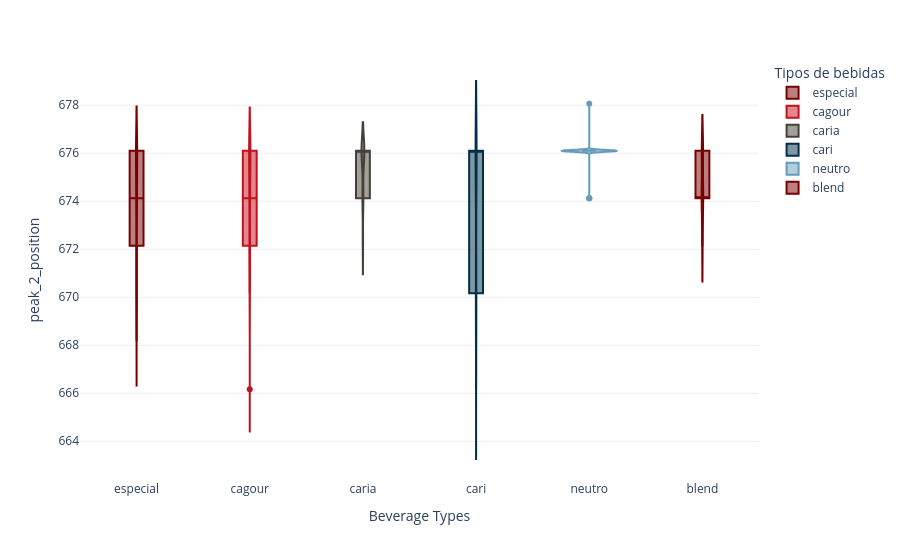

Notebook source saved alongside this figure:
### Code cell
fig = groupby_violin('peak_2_position',
                     peaks)
fig.show()

### Figure 1 — Plotly figure (JSON) as saved in the notebook; plotly's stock layout.template omitted (floating-point values rounded to 4 significant figures)
{"data": [{"alignmentgroup": "True", "box": {"visible": true}, "hovertemplate": "Tipos de bebidas=%{x}<br>peak_2_position=%{y}<extra></extra>", "legendgroup": "especial", "marker": {"color": "#780000"}, "name": "especial", "offsetgroup": "especial", "orientation": "v", "scalegroup": "True", "showlegend": true, "type": "violin", "x": ["especial", "especial", "especial", "especial", "especial", "especial", "especial", "especial", "especial", "especial", "especial", "especial", "especial", "especial", "especial", "especial", "especial", "especial", "especial", "especial", "especial", "especial", "especial", "especial", "especial", "especial", "especial", "especial", "especial", "especial", "especial", "especial", "especial", "especial", "especial", "especial", "especial", "especial", "especial", "especial", "especial", "especial", "especial", "especial", "especial", "especial", "especial", "especial", "especial", "especial", "especial", "especial", "especial", "especial", "especial", "especial", "especial", "especial", "especial", "especial", "especial", "especial", "especial", "especial", "especial", "especial", "especial", "especial", "especial", "especial", "especial", "especial", "especial", "especial", "especial", "especial", "especial", "especial", "especial", "especial", "especial", "especial", "especial", "especial", "especial", "especial", "especial", "especial", "especial", "especial", "especial", "especial", "especial", "especial", "especial", "especial", "especial", "especial", "especial", "especial", "especial", "especial", "especial", "especial", "especial", "especial", "especial", "especial", "especial", "especial", "especial", "especial", "especial", "especial", "especial", "especial", "especial", "especial", "especial", "especial", "especial", "especial", "especial", "especial", "especial"], "x0": " ", "xaxis": "x", "y": [676.1, 670.2, 676.1, 674.1, 672.1, 674.1, 676.1, 672.1, 670.2, 670.2, 672.1, 674.1, 672.1, 672.1, 670.2, 670.2, 676.1, 674.1, 676.1, 670.2, 672.1, 676.1, 676.1, 676.1, 672.1, 670.2, 668.2, 674.1, 674.1, 674.1, 676.1, 676.1, 670.2, 676.1, 672.1, 672.1, 670.2, 672.1, 674.1, 672.1, 670.2, 676.1, 676.1, 676.1, 674.1, 676.1, 674.1, 676.1, 674.1, 674.1, 674.1, 674.1, 676.1, 670.2, 674.1, 676.1, 676.1, 670.2, 672.1, 672.1, 674.1, 670.2, 674.1, 672.1, 674.1, 672.1, 668.2, 674.1, 670.2, 670.2, 676.1, 676.1, 674.1, 676.1, 670.2, 676.1, 674.1, 674.1, 676.1, 676.1, 674.1, 676.1, 674.1, 676.1, 676.1, 674.1, 674.1, 676.1, 674.1, 674.1, 676.1, 676.1, 676.1, 676.1, 676.1, 676.1, 676.1, 676.1, 676.1, 676.1, 674.1, 676.1, 676.1, 672.1, 676.1, 676.1, 676.1, 676.1, 674.1, 676.1, 676.1, 676.1, 676.1, 676.1, 676.1, 670.2, 672.1, 674.1, 676.1, 676.1, 672.1, 670.2, 670.2, 676.1, 674.1], "y0": " ", "yaxis": "y"}, {"alignmentgroup": "True", "box": {"visible": true}, "hovertemplate": "Tipos de bebidas=%{x}<br>peak_2_position=%{y}<extra></extra>", "legendgroup": "cagour", "marker": {"color": "#c1121f"}, "name": "cagour", "offsetgroup": "cagour", "orientation": "v", "scalegroup": "True", "showlegend": true, "type": "violin", "x": ["cagour", "cagour", "cagour", "cagour", "cagour", "cagour", "cagour", "cagour", "cagour", "cagour", "cagour", "cagour", "cagour", "cagour", "cagour", "cagour", "cagour", "cagour", "cagour", "cagour", "cagour", "cagour", "cagour", "cagour", "cagour", "cagour", "cagour", "cagour", "cagour", "cagour", "cagour", "cagour", "cagour", "cagour", "cagour", "cagour", "cagour", "cagour", "cagour", "cagour", "cagour", "cagour", "cagour", "cagour", "cagour", "cagour", "cagour", "cagour", "cagour", "cagour", "cagour", "cagour", "cagour", "cagour", "cagour", "cagour", "cagour", "cagour", "cagour", "cagour", "cagour", "cagour", "cagour", "cagour", "cagour", "cagour", "cagour", "cagour", "cagour", "cagour", "cagour", "cagour", "cagour", "cagour", "cagour", "cagour", "cagour", "cagour", "cagour", "cagour", "cagour", "cagour", "cagour", "cagour", "cagour", "cagour", "cagour", "cagour", "cagour", "cagour", "cagour", "cagour", "cagour", "cagour", "cagour", "cagour", "cagour", "cagour", "cagour", "cagour", "cagour", "cagour", "cagour", "cagour", "cagour"], "x0": " ", "xaxis": "x", "y": [676.1, 676.1, 676.1, 676.1, 676.1, 676.1, 676.1, 676.1, 676.1, 676.1, 676.1, 676.1, 676.1, 676.1, 676.1, 672.1, 676.1, 676.1, 674.1, 676.1, 676.1, 676.1, 672.1, 676.1, 674.1, 674.1, 674.1, 676.1, 676.1, 676.1, 674.1, 676.1, 676.1, 676.1, 674.1, 672.1, 674.1, 672.1, 676.1, 676.1, 674.1, 672.1, 672.1, 674.1, 674.1, 674.1, 672.1, 674.1, 676.1, 672.1, 674.1, 674.1, 676.1, 676.1, 676.1, 674.1, 676.1, 674.1, 674.1, 676.1, 674.1, 670.2, 674.1, 676.1, 676.1, 676.1, 674.1, 672.1, 676.1, 672.1, 676.1, 676.1, 676.1, 676.1, 672.1, 672.1, 670.2, 670.2, 670.2, 674.1, 676.1, 676.1, 672.1, 676.1, 676.1, 670.2, 666.2, 676.1, 674.1, 670.2, 674.1, 672.1, 672.1, 670.2, 670.2, 672.1, 670.2, 672.1, 670.2, 672.1, 674.1, 676.1, 674.1, 672.1, 672.1], "y0": " ", "yaxis": "y"}, {"alignmentgroup": "True", "box": {"visible": true}, "hovertemplate": "Tipos de bebidas=%{x}<br>peak_2_position=%{y}<extra></extra>", "legendgroup": "caria", "marker": {"color": "#454139"}, "name": "caria", "offsetgroup": "caria", "orientation": "v", "scalegroup": "True", "showlegend": true, "type": "violin", "x": ["caria", "caria", "caria", "caria", "caria", "caria", "caria", "caria", "caria", "caria", "caria", "caria", "caria", "caria", "caria", "caria", "caria", "caria", "caria", "caria", "caria", "caria", "caria", "caria", "caria", "caria", "caria", "caria", "caria", "caria", "caria", "caria", "caria", "caria", "caria", "caria", "caria", "caria", "caria", "caria", "caria", "caria", "caria", "caria", "caria"], "x0": " ", "xaxis": "x", "y": [676.1, 674.1, 676.1, 676.1, 676.1, 674.1, 674.1, 676.1, 676.1, 676.1, 676.1, 674.1, 676.1, 676.1, 676.1, 676.1, 676.1, 676.1, 676.1, 676.1, 676.1, 676.1, 676.1, 674.1, 676.1, 676.1, 674.1, 676.1, 676.1, 676.1, 676.1, 676.1, 672.1, 672.1, 676.1, 674.1, 676.1, 676.1, 676.1, 676.1, 672.1, 676.1, 674.1, 674.1, 674.1], "y0": " ", "yaxis": "y"}, {"alignmentgroup": "True", "box": {"visible": true}, "hovertemplate": "Tipos de bebidas=%{x}<br>peak_2_position=%{y}<extra></extra>", "legendgroup": "cari", "marker": {"color": "#003049"}, "name": "cari", "offsetgroup": "cari", "orientation": "v", "scalegroup": "True", "showlegend": true, "type": "violin", "x": ["cari", "cari", "cari", "cari", "cari", "cari", "cari", "cari", "cari", "cari", "cari", "cari", "cari", "cari", "cari", "cari", "cari", "cari", "cari", "cari", "cari", "cari", "cari", "cari", "cari", "cari", "cari", "cari", "cari", "cari", "cari", "cari", "cari", "cari", "cari", "cari", "cari", "cari", "cari", "cari", "cari", "cari", "cari", "cari", "cari", "cari", "cari", "cari", "cari", "cari", "cari", "cari", "cari", "cari", "cari"], "x0": " ", "xaxis": "x", "y": [676.1, 676.1, 676.1, 676.1, 676.1, 674.1, 676.1, 676.1, 676.1, 676.1, 676.1, 672.1, 676.1, 670.2, 670.2, 676.1, 670.2, 676.1, 668.2, 670.2, 672.1, NaN, 676.1, 674.1, 676.1, NaN, 676.1, NaN, 670.2, 672.1, 676.1, 666.2, 674.1, 676.1, 676.1, 676.1, 670.2, 668.2, 670.2, 676.1, 676.1, NaN, NaN, NaN, 676.1, 674.1, 676.1, 670.2, NaN, 676.1, NaN, 670.2, 676.1, 670.2, 676.1], "y0": " ", "yaxis": "y"}, {"alignmentgroup": "True", "box": {"visible": true}, "hovertemplate": "Tipos de bebidas=%{x}<br>peak_2_position=%{y}<extra></extra>", "legendgroup": "neutro", "marker": {"color": "#669bbc"}, "name": "neutro", "offsetgroup": "neutro", "orientation": "v", "scalegroup": "True", "showlegend": true, "type": "violin", "x": ["neutro", "neutro", "neutro", "neutro", "neutro", "neutro", "neutro", "neutro", "neutro", "neutro", "neutro", "neutro", "neutro", "neutro", "neutro", "neutro", "neutro", "neutro", "neutro", "neutro", "neutro", "neutro", "neutro", "neutro", "neutro", "neutro", "neutro", "neutro", "neutro", "neutro", "neutro", "neutro", "neutro", "neutro", "neutro", "neutro", "neutro", "neutro", "neutro", "neutro", "neutro", "neutro", "neutro", "neutro", "neutro", "neutro", "neutro", "neutro", "neutro", "neutro", "neutro", "neutro", "neutro", "neutro", "neutro"], "x0": " ", "xaxis": "x", "y": [676.1, 676.1, 676.1, 676.1, 676.1, 676.1, 676.1, 676.1, 676.1, 676.1, 676.1, 676.1, 676.1, 676.1, 676.1, 676.1, 676.1, 676.1, 676.1, 674.1, 676.1, 676.1, 676.1, 676.1, 676.1, 676.1, 676.1, 676.1, 676.1, 676.1, 674.1, 676.1, 676.1, 674.1, 676.1, 676.1, 676.1, 676.1, 676.1, 676.1, 676.1, 676.1, 676.1, 676.1, 676.1, 676.1, 676.1, 676.1, 676.1, 676.1, 676.1, 678.1, 676.1, 676.1, 676.1], "y0": " ", "yaxis": "y"}, {"alignmentgroup": "True", "box": {"visible": true}, "hovertemplate": "Tipos de bebidas=%{x}<br>peak_2_position=%{y}<extra></extra>", "legendgroup": "blend", "marker": {"color": "#780000"}, "name": "blend", "offsetgroup": "blend", "orientation": "v", "scalegroup": "True", "showlegend": true, "type": "violin", "x": ["blend", "blend", "blend", "blend", "blend", "blend", "blend", "blend", "blend", "blend", "blend", "blend", "blend", "blend", "blend", "blend", "blend", "blend", "blend", "blend", "blend", "blend", "blend", "blend", "blend"], "x0": " ", "xaxis": "x", "y": [674.1, 674.1, 676.1, 676.1, 676.1, 672.1, 674.1, 674.1, 674.1, 676.1, 674.1, 676.1, 674.1, 674.1, 674.1, 674.1, 676.1, 676.1, 674.1, 676.1, 672.1, 676.1, 676.1, 674.1, 672.1], "y0": " ", "yaxis": "y"}], "layout": {"legend": {"title": {"text": "Tipos de bebidas"}, "tracegroupgap": 0}, "margin": {"t": 60}, "violinmode": "overlay", "xaxis": {"anchor": "y", "categoryarray": ["especial", "cagour", "caria", "cari", "neutro", "blend"], "categoryorder": "array", "domain": [0, 1], "title": {"text": "Beverage Types"}}, "yaxis": {"anchor": "x", "domain": [0, 1], "title": {"text": "peak_2_position"}}}}
